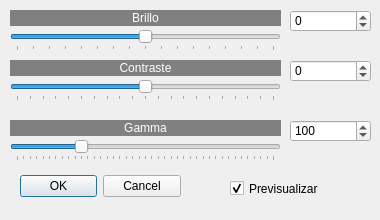
<?xml version="1.0" encoding="UTF-8"?>
<ui version="4.0">
 <class>brillocontraste</class>
 <widget class="QDialog" name="brillocontraste">
  <property name="windowModality">
   <enum>Qt::WindowModality::WindowModal</enum>
  </property>
  <property name="geometry">
   <rect>
    <x>0</x>
    <y>0</y>
    <width>380</width>
    <height>220</height>
   </rect>
  </property>
  <property name="sizePolicy">
   <sizepolicy hsizetype="Fixed" vsizetype="Fixed">
    <horstretch>0</horstretch>
    <verstretch>0</verstretch>
   </sizepolicy>
  </property>
  <property name="minimumSize">
   <size>
    <width>380</width>
    <height>220</height>
   </size>
  </property>
  <property name="maximumSize">
   <size>
    <width>380</width>
    <height>220</height>
   </size>
  </property>
  <property name="windowTitle">
   <string>Brillo/contraste/gamma...</string>
  </property>
  <property name="windowIcon">
   <iconset resource="recursos.qrc">
    <normaloff>:/imagenes/icono.png</normaloff>:/imagenes/icono.png</iconset>
  </property>
  <widget class="QDialogButtonBox" name="buttonBox">
   <property name="geometry">
    <rect>
     <x>20</x>
     <y>170</y>
     <width>161</width>
     <height>32</height>
    </rect>
   </property>
   <property name="orientation">
    <enum>Qt::Orientation::Horizontal</enum>
   </property>
   <property name="standardButtons">
    <set>QDialogButtonBox::StandardButton::Cancel|QDialogButtonBox::StandardButton::Ok</set>
   </property>
  </widget>
  <widget class="QSlider" name="horizontalSlider">
   <property name="geometry">
    <rect>
     <x>10</x>
     <y>30</y>
     <width>271</width>
     <height>21</height>
    </rect>
   </property>
   <property name="minimum">
    <number>-256</number>
   </property>
   <property name="maximum">
    <number>256</number>
   </property>
   <property name="pageStep">
    <number>16</number>
   </property>
   <property name="orientation">
    <enum>Qt::Orientation::Horizontal</enum>
   </property>
   <property name="tickPosition">
    <enum>QSlider::TickPosition::TicksBelow</enum>
   </property>
   <property name="tickInterval">
    <number>32</number>
   </property>
  </widget>
  <widget class="QLabel" name="label">
   <property name="geometry">
    <rect>
     <x>10</x>
     <y>10</y>
     <width>271</width>
     <height>16</height>
    </rect>
   </property>
   <property name="styleSheet">
    <string notr="true">background-color: rgb(128, 128, 128);
color: rgb(255, 255, 255);</string>
   </property>
   <property name="text">
    <string>Brillo</string>
   </property>
   <property name="alignment">
    <set>Qt::AlignmentFlag::AlignCenter</set>
   </property>
  </widget>
  <widget class="QSpinBox" name="spinBox">
   <property name="geometry">
    <rect>
     <x>290</x>
     <y>10</y>
     <width>81</width>
     <height>22</height>
    </rect>
   </property>
   <property name="minimum">
    <number>-256</number>
   </property>
   <property name="maximum">
    <number>256</number>
   </property>
  </widget>
  <widget class="QSpinBox" name="spinBox_2">
   <property name="geometry">
    <rect>
     <x>290</x>
     <y>60</y>
     <width>81</width>
     <height>22</height>
    </rect>
   </property>
   <property name="minimum">
    <number>-100</number>
   </property>
   <property name="maximum">
    <number>100</number>
   </property>
  </widget>
  <widget class="QSlider" name="horizontalSlider_2">
   <property name="geometry">
    <rect>
     <x>10</x>
     <y>80</y>
     <width>271</width>
     <height>21</height>
    </rect>
   </property>
   <property name="minimum">
    <number>-100</number>
   </property>
   <property name="maximum">
    <number>100</number>
   </property>
   <property name="orientation">
    <enum>Qt::Orientation::Horizontal</enum>
   </property>
   <property name="tickPosition">
    <enum>QSlider::TickPosition::TicksBelow</enum>
   </property>
   <property name="tickInterval">
    <number>10</number>
   </property>
  </widget>
  <widget class="QLabel" name="label_2">
   <property name="geometry">
    <rect>
     <x>10</x>
     <y>60</y>
     <width>271</width>
     <height>16</height>
    </rect>
   </property>
   <property name="styleSheet">
    <string notr="true">background-color: rgb(128, 128, 128);
color: rgb(255, 255, 255);</string>
   </property>
   <property name="text">
    <string>Contraste</string>
   </property>
   <property name="alignment">
    <set>Qt::AlignmentFlag::AlignCenter</set>
   </property>
  </widget>
  <widget class="QCheckBox" name="checkBox">
   <property name="geometry">
    <rect>
     <x>230</x>
     <y>180</y>
     <width>101</width>
     <height>17</height>
    </rect>
   </property>
   <property name="text">
    <string>Previsualizar</string>
   </property>
   <property name="checked">
    <bool>true</bool>
   </property>
  </widget>
  <widget class="QSpinBox" name="spinBox_3">
   <property name="geometry">
    <rect>
     <x>290</x>
     <y>120</y>
     <width>81</width>
     <height>22</height>
    </rect>
   </property>
   <property name="minimum">
    <number>0</number>
   </property>
   <property name="maximum">
    <number>400</number>
   </property>
   <property name="value">
    <number>100</number>
   </property>
  </widget>
  <widget class="QSlider" name="horizontalSlider_3">
   <property name="geometry">
    <rect>
     <x>10</x>
     <y>140</y>
     <width>271</width>
     <height>21</height>
    </rect>
   </property>
   <property name="minimum">
    <number>0</number>
   </property>
   <property name="maximum">
    <number>400</number>
   </property>
   <property name="value">
    <number>100</number>
   </property>
   <property name="orientation">
    <enum>Qt::Orientation::Horizontal</enum>
   </property>
   <property name="tickPosition">
    <enum>QSlider::TickPosition::TicksBelow</enum>
   </property>
   <property name="tickInterval">
    <number>10</number>
   </property>
  </widget>
  <widget class="QLabel" name="label_3">
   <property name="geometry">
    <rect>
     <x>10</x>
     <y>120</y>
     <width>271</width>
     <height>16</height>
    </rect>
   </property>
   <property name="styleSheet">
    <string notr="true">background-color: rgb(128, 128, 128);
color: rgb(255, 255, 255);</string>
   </property>
   <property name="text">
    <string>Gamma</string>
   </property>
   <property name="alignment">
    <set>Qt::AlignmentFlag::AlignCenter</set>
   </property>
  </widget>
 </widget>
 <resources>
  <include location="recursos.qrc"/>
 </resources>
 <connections>
  <connection>
   <sender>buttonBox</sender>
   <signal>accepted()</signal>
   <receiver>brillocontraste</receiver>
   <slot>accept()</slot>
   <hints>
    <hint type="sourcelabel">
     <x>248</x>
     <y>254</y>
    </hint>
    <hint type="destinationlabel">
     <x>157</x>
     <y>274</y>
    </hint>
   </hints>
  </connection>
  <connection>
   <sender>buttonBox</sender>
   <signal>rejected()</signal>
   <receiver>brillocontraste</receiver>
   <slot>reject()</slot>
   <hints>
    <hint type="sourcelabel">
     <x>316</x>
     <y>260</y>
    </hint>
    <hint type="destinationlabel">
     <x>286</x>
     <y>274</y>
    </hint>
   </hints>
  </connection>
 </connections>
</ui>
